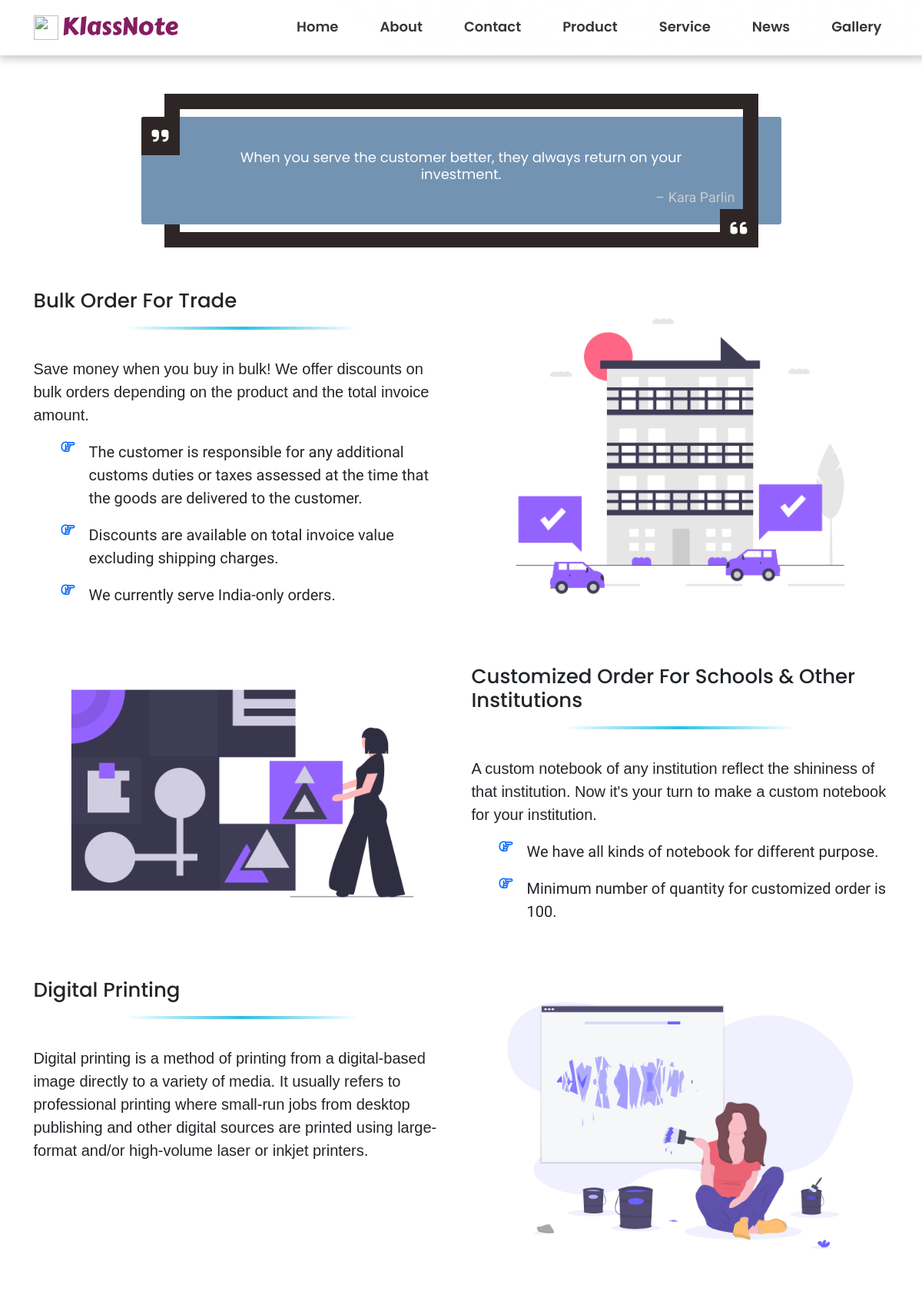
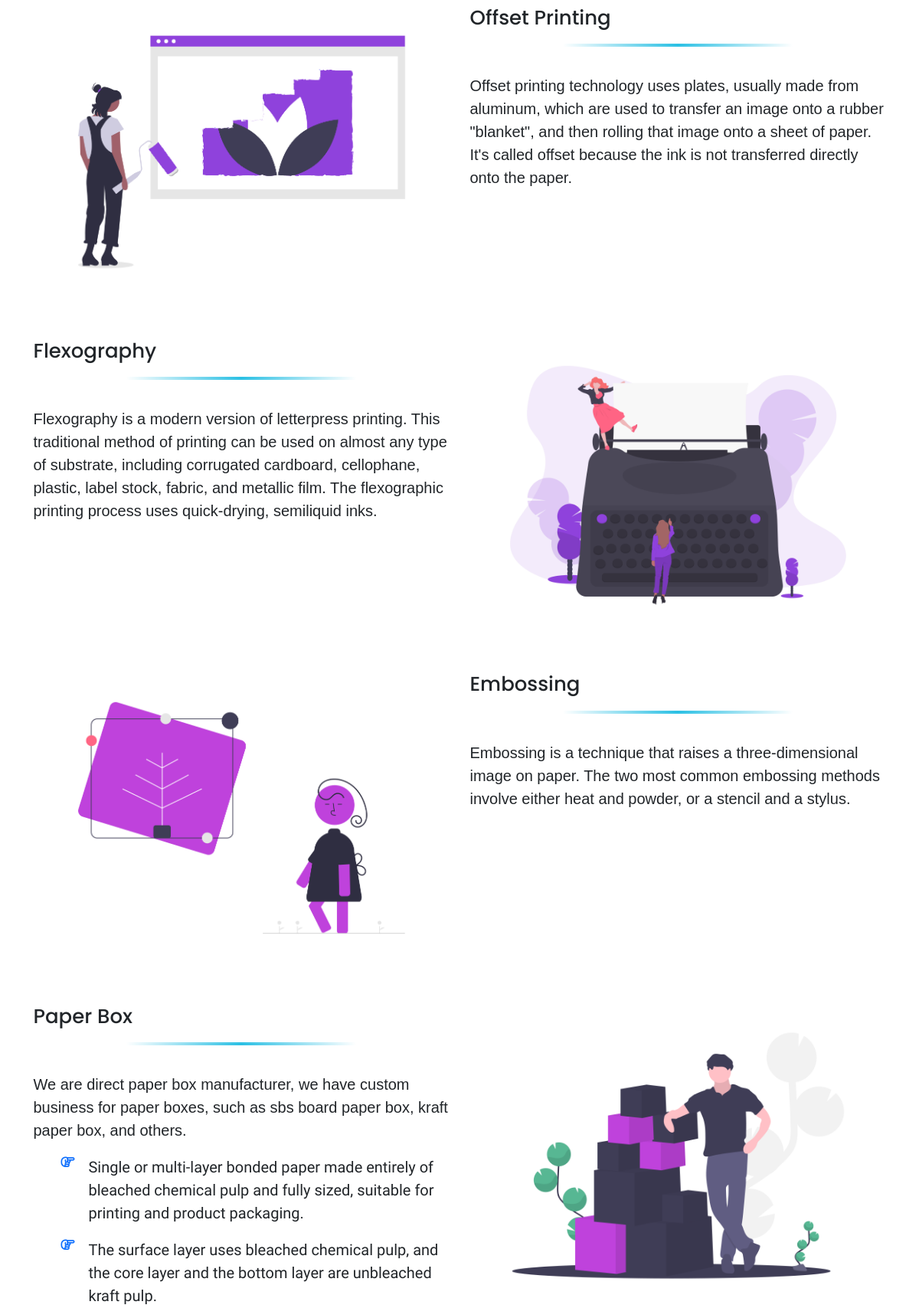
The app's page /service/ (upper part) with its own data (2 pictures, top to bottom).
### home/models.py (models this page shows, shortened)
class Service(models.Model):
    name = models.CharField(max_length=200, default="", null=False)
    intro = models.TextField()
    image = models.ImageField(upload_to="service_image/", null=True)
    @property
    def get_points(self):
        return ServicePoint.objects.filter(service=self)

class ServicePoint(models.Model):
    service = models.ForeignKey(Service, on_delete=models.CASCADE)
    text = models.CharField(max_length=1000, default='', null=False)

### home/views.py (the view)
# urls.py: path("service/", views.service_view, name="service"),
def service_view(request):
    services = models.Service.objects.all()
    services_list = []
    for index, service in enumerate(services):
        services_list.append((index % 2 == 0, service))
    return render(request, 'service.html', {'services': services_list})

### templates/service.html (shortened to what this page needs)
{% extends 'base.html' %} {% load static %}  {%block content %}
<link href="{% static 'css/service.css' %}" rel="stylesheet" />
<div class="container box-con ">
  <div class="box"><i class="fas fa-quote-left fa2"></i>
    <div class="text"><i class="fas fa-quote-right fa1"></i>
      <div>
        <h2 class="lead pt-4 px-5">
          When you serve the customer better, they always return on your
          investment.
        </h2>
        <h4 class="text-end" style="font-size: 18px; color: #ccc;">– Kara Parlin</h4>      </div>
    </div>
  </div>
</div>
<div class="container my-5" style="position: relative;">
  {% for index, service in services %} {% if index %}
  <div data-aos="fade-up-right">
    {% else %}
    <div data-aos="fade-up-left">
      {% endif %}
      <div class="row mt-5 each-service">
        {% if index %}
        <div class="col-lg-6 col-md-6 col-sm-12 service-txt order-2 order-sm-1">
          <h2>{{service.name}}</h2>
          <hr class="service-hr" />
          <p>{{service.intro}}</p>
          <ul class="service-points">
            {% for point in service.get_points %}
            <li class="d-flex">
              <i class="far fa-hand-point-right me-3 text-primary"></i>
              {{point.text}}
            </li>
            {% endfor %}
          </ul>
        </div>
        <div class="col-lg-6 col-md-6 col-sm-12 service-img order-1 order-sm-2">
          <img src="{{service.image.url}}" />
        </div>
        {% else %}
        <div class="col-lg-6 col-md-6 col-sm-12 service-img">
          <img src="{{service.image.url}}" />
        </div>
        <div class="col-lg-6 col-md-6 col-sm-12 service-txt">
          <h2>{{service.name}}</h2>
          <hr class="service-hr" />
          <p>{{service.intro}}</p>
          <ul class="service-points">
            {% for point in service.get_points %}
            <li class="d-flex">
              <i class="far fa-hand-point-right me-3 text-primary"></i>
              {{point.text}}
            </li>
            {% endfor %}
          </ul>
        </div>
        {% endif %}
      </div>
    </div>
    {% endfor %}
  </div>
  {% endblock %}

### templates/base.html (shortened to what this page needs)
{% load static %}
<!DOCTYPE html>
<html lang="en">
<head>
  <link href="{% static 'css/bootstrap.min.css' %}" rel="stylesheet" />
  <link href="https://unpkg.com/aos@2.3.1/dist/aos.css" rel="stylesheet" />
  <link href="{% static 'css/style.css' %}" rel="stylesheet" />
</head>
<body>
  <nav class="autohide navbar navbar-expand-lg navbar-light light-bg">
    <div class="container">
      <a class="navbar-brand" href="{% url 'index' %}">
        <img src="{% static 'images/logo.png' %}" />
        <h2>KlassNote</h2>
      </a>
      <div class="collapse navbar-collapse" id="navbarNav">
        <ul class="navbar-nav ms-auto">
          <li class="nav-item">
            <a class="nav-link" href="{% url 'index' %}">Home</a>
          </li>
          <li class="nav-item">
            <a class="nav-link" href="{% url 'about' %}">About</a>
          </li>
          <li class="nav-item">
            <a class="nav-link" href="{% url 'contact' %}">Contact</a>
          </li>
          <li class="nav-item">
            <a class="nav-link" href="{% url 'products' %}">Product</a>
          </li>
          <li class="nav-item">
            <a class="nav-link" href="{% url 'service' %}">Service</a>
          </li>
          <li class="nav-item">
            <a class="nav-link" href="{% url 'news' %}">News</a>
          </li>
          <li class="nav-item">
            <a class="nav-link" href="{% url 'gallery' %}">Gallery</a>
          </li>
        </ul>
      </div>
    </div>
  </nav>
  {% block content %} {% endblock %}
</body>
</html>

### static/css/style.css (style rules this page uses)
:root { --blue-star: dodgerblue; --green-star: limegreen; --violet-star: blueviolet; --red-star: #fd1c24; --orange-star: orangered; --matte-back: #28282B; }
* { margin: 0; padding: 0; font-family: Roboto-Regular; font-size: 18px; }
a { text-decoration: none; }
li { list-style: none; }
hr { height: 1px; background-color: #888; width: 70%; margin: auto; margin-top: 1rem; margin-bottom: 1rem; }
.autohide { position: fixed; top: 0; right: 0; left: 0; width: 100%; z-index: 1030; }
nav { box-shadow: 0 0 10px 3px rgba(204, 204, 204, 0.603); margin-bottom: 0.5rem; background: #fff; }
.light-bg { box-shadow: 2px 2px 10px 3px rgba(85, 85, 85, 0.3); background: linear-gradient(40deg, transparent 40%, #ffffff29 60%, transparent 100%); -webkit-backdrop-filter: blur(8px); backdrop-filter: blur(8px); width: 100%; height: auto; border: 1.5px solid rgba(255, 255, 255, 0.137); }
.navbar-brand { display: flex; align-items: center; }
.navbar-brand img { width: 32px; height: 32px; object-fit: scale-down; }
.navbar-brand h2 { color: #851d61; font-family: Carter-One; margin-left: 5px; font-size: 32px; margin-bottom: 2px; }
.nav-item { margin-left: 2rem; border-bottom: 1px solid transparent; }
.navbar-light .navbar-nav .nav-link { color: rgba(0,0,0,.79); }
.nav-item a { font-family: Poppins; font-size: 18px; font-weight: 600; border-bottom: 1px solid transparent; }

### static/css/service.css (style rules this page uses)
* { -webkit-box-sizing: border-box; -moz-box-sizing: border-box; box-sizing: border-box; padding: 0; margin: 0; }
.box-con { max-width: 800px; display: flex; justify-content: center; align-items: center; }
.box { background-color: transparent; border-radius: 3px; color: #fff; position: relative; width: 800px; height: 200px; transform-style: preserve-3d; perspective: 2000px; transition: 0.4s; text-align: center; margin-top: 50px; }
.box:before { content: ""; position: absolute; top: 0; left: 0; width: 100%; height: 100%; background: transparent; border-top: 20px solid #2e2626; border-left: 20px solid #2e2626; box-sizing: border-box; }
.box:after { content: ""; position: absolute; top: 0; left: 0; width: 100%; height: 100%; border-bottom: 20px solid #2e2626; border-right: 20px solid #2e2626; box-sizing: border-box; }
.box .fas { font-size: 25px; height: 50px; width: 50px; line-height: 50px !important; background-color: #2e2626; color:#ffffff; }
.box .fa2 { position: absolute; bottom: 0; right: 0; z-index: 1; }
.box .text { position: absolute; top: 30px; left: -30px; width: calc(100% + 60px); height: calc(100% - 60px); background-color: #7393B3; border-radius: 3px; transition: 0.4s; }
.box .text .fa1 { position: absolute; top: 0; left: 0; border-top-left-radius: 3px; }
.box .text div { position: absolute; top: 50%; left: 0; transform: translateY(-50%); text-align: center; width: 100%; padding: 30px 60px; line-height: 1.5; box-sizing: border-box; }
.lead { font-family: 'Poppins' !important; font-size: 18px; font-weight: 400; }
.service-img { display: block; }
.service-img img { width: 100%; max-width: 100%; object-fit: scale-down; }
.each-service h2 { font-family: Poppins; font-size: 26px; font-weight: 500; }
.each-service p { font-family: Sans-serif; font-size: 20px; }
.each-service li { font-size: 20px; margin-top: 1rem; }
.service-hr { width: 300px; max-width: 300px; height: 3px; max-height: 4px; min-height: 4px; margin-top: 1rem; margin-bottom: 2rem; background: linear-gradient(to right, #fff, #2bc0e4, #fff); opacity: 1; }

### records on screen
Service: name "Bulk Order For Trade", intro "Save money when you buy in bulk! We offer discounts on bulk orders depending on the product and the total invoice amount.", image (picture)
ServicePoint: text "The customer is responsible for any additional customs duties or taxes assessed at the time that the goods are delivered to the customer."
ServicePoint: text "Discounts are available on total invoice value excluding shipping charges."
ServicePoint: text "We currently serve India-only orders."
Service: image (picture), name "Customized Order For Schools & Other Institutions", intro "A custom notebook of any institution reflect the shininess of that institution. Now it's your turn to make a custom notebook for your institution."
ServicePoint: text "We have all kinds of notebook for different purpose."
ServicePoint: text "Minimum number of quantity for customized order is 100."
Service: name "Digital Printing", intro "Digital printing is a method of printing from a digital-based image directly to a variety of media. It usually refers to professional printing where small-run jobs from desktop publishing and other digital sources are printed using large-format and/or high-volume laser or inkjet printers.", image (picture)
Service: image (picture), name "Offset Printing", intro "Offset printing technology uses plates, usually made from aluminum, which are used to transfer an image onto a rubber \"blanket\", and then rolling that image onto a sheet of paper. It's called offset because the ink is not transferred directly onto the paper."
Service: name "Flexography", intro "Flexography is a modern version of letterpress printing. This traditional method of printing can be used on almost any type of substrate, including corrugated cardboard, cellophane, plastic, label stock, fabric, and metallic film. The flexographic printing process uses quick-drying, semiliquid inks.", image (picture)
Service: image (picture), name "Embossing", intro "Embossing is a technique that raises a three-dimensional image on paper. The two most common embossing methods involve either heat and powder, or a stencil and a stylus."
Service: name "Paper Box", intro "We are direct paper box manufacturer, we have custom business for paper boxes, such as sbs board paper box, kraft paper box, and others.", image (picture)
ServicePoint: text "Single or multi-layer bonded paper made entirely of bleached chemical pulp and fully sized, suitable for printing and product packaging."
ServicePoint: text "The surface layer uses bleached chemical pulp, and the core layer and the bottom layer are unbleached kraft pulp."
